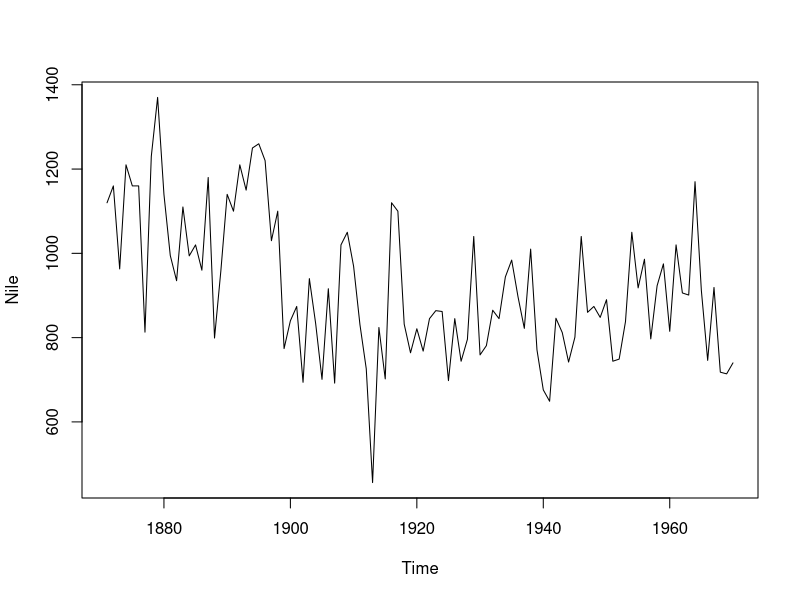
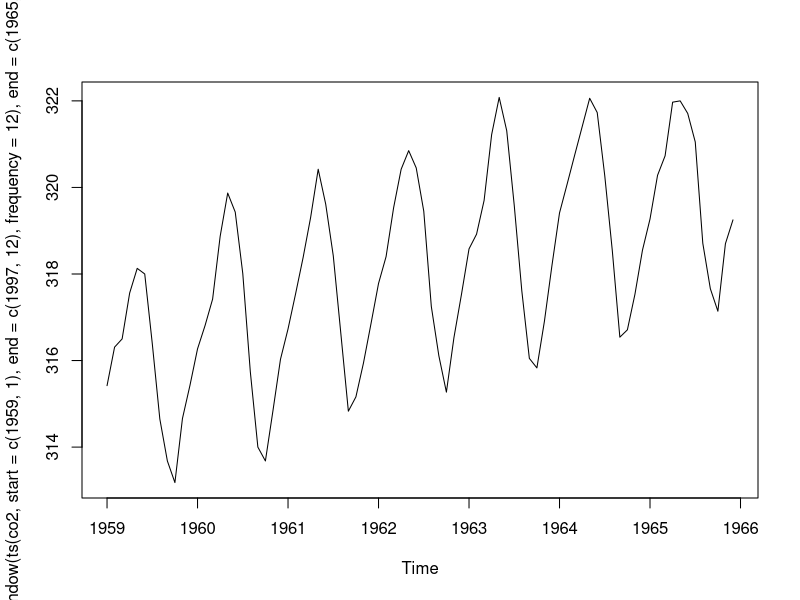
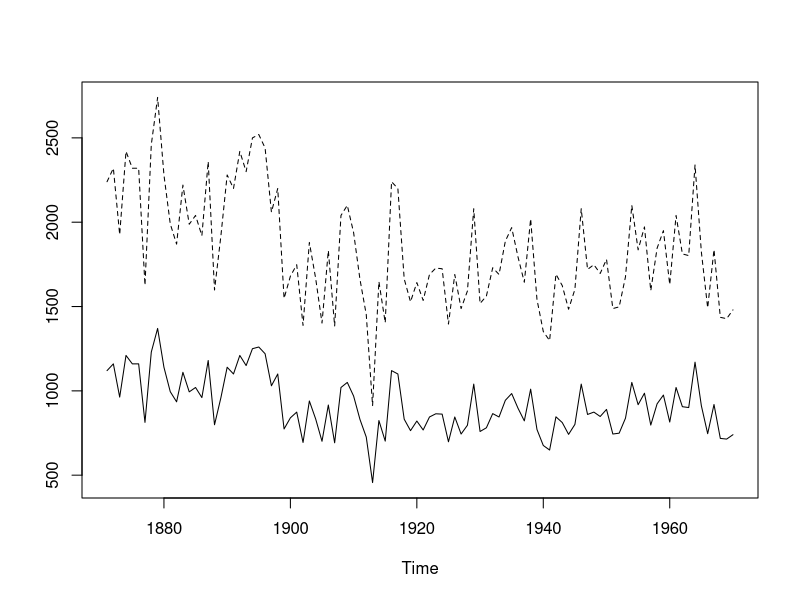

These charts were generated, in order, by the following R code:
## ---- chunk 1
Nile

Nile |> plot()
## ---- chunk 2
co2 |> 
  ts(start = c(1959, 1),
     end = c(1997, 12),
     frequency = 12) |> 
  window(end = c(1965, 12)) |>
  plot()
## ---- chunk 3
# demonstrate some of base R's ts plotting generics...

Nile |>
  
  # artificially shift Nile data back 5 years
  ts(start = 1866) |> 
  
  # join back with original unaltered Nile data
  ts.union(Nile)

# plot multiple time series together
(2 * Nile) |>
  cbind(Nile) |>
  ts.plot(lty = c("dashed", "solid"))
## ---- chunk 4
tsp(Nile)
time(Nile)
